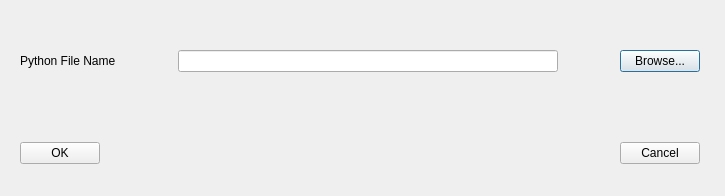
<ui version="4.0" >
 <author></author>
 <comment></comment>
 <exportmacro></exportmacro>
 <class>PythonConfigureDialog</class>
 <widget class="QDialog" name="PythonConfigureDialog" >
  <property name="geometry" >
   <rect>
    <x>0</x>
    <y>0</y>
    <width>725</width>
    <height>196</height>
   </rect>
  </property>
  <property name="minimumSize" >
   <size>
    <width>380</width>
    <height>21</height>
   </size>
  </property>
  <property name="windowTitle" >
   <string>Dialog</string>
  </property>
  <widget class="QWidget" name="" >
   <property name="geometry" >
    <rect>
     <x>20</x>
     <y>50</y>
     <width>680</width>
     <height>119</height>
    </rect>
   </property>
   <layout class="QVBoxLayout" >
    <property name="margin" >
     <number>0</number>
    </property>
    <property name="spacing" >
     <number>6</number>
    </property>
    <item>
     <layout class="QHBoxLayout" >
      <property name="margin" >
       <number>0</number>
      </property>
      <property name="spacing" >
       <number>6</number>
      </property>
      <item>
       <widget class="QLabel" name="label" >
        <property name="text" >
         <string>Python File Name</string>
        </property>
       </widget>
      </item>
      <item>
       <spacer>
        <property name="orientation" >
         <enum>Qt::Horizontal</enum>
        </property>
        <property name="sizeHint" >
         <size>
          <width>40</width>
          <height>20</height>
         </size>
        </property>
       </spacer>
      </item>
      <item>
       <widget class="QLineEdit" name="pythonFileNameField" >
        <property name="minimumSize" >
         <size>
          <width>380</width>
          <height>21</height>
         </size>
        </property>
       </widget>
      </item>
      <item>
       <spacer>
        <property name="orientation" >
         <enum>Qt::Horizontal</enum>
        </property>
        <property name="sizeHint" >
         <size>
          <width>40</width>
          <height>20</height>
         </size>
        </property>
       </spacer>
      </item>
      <item>
       <widget class="QPushButton" name="browseButton" >
        <property name="text" >
         <string>Browse...</string>
        </property>
       </widget>
      </item>
     </layout>
    </item>
    <item>
     <spacer>
      <property name="orientation" >
       <enum>Qt::Vertical</enum>
      </property>
      <property name="sizeHint" >
       <size>
        <width>20</width>
        <height>40</height>
       </size>
      </property>
     </spacer>
    </item>
    <item>
     <layout class="QHBoxLayout" >
      <property name="margin" >
       <number>0</number>
      </property>
      <property name="spacing" >
       <number>6</number>
      </property>
      <item>
       <widget class="QPushButton" name="okButton" >
        <property name="text" >
         <string>OK</string>
        </property>
       </widget>
      </item>
      <item>
       <spacer>
        <property name="orientation" >
         <enum>Qt::Horizontal</enum>
        </property>
        <property name="sizeHint" >
         <size>
          <width>167</width>
          <height>31</height>
         </size>
        </property>
       </spacer>
      </item>
      <item>
       <widget class="QPushButton" name="cancelButton" >
        <property name="text" >
         <string>Cancel</string>
        </property>
       </widget>
      </item>
     </layout>
    </item>
   </layout>
  </widget>
 </widget>
 <pixmapfunction></pixmapfunction>
 <resources/>
 <connections>
  <connection>
   <sender>okButton</sender>
   <signal>clicked()</signal>
   <receiver>PythonConfigureDialog</receiver>
   <slot>accept()</slot>
   <hints>
    <hint type="sourcelabel" >
     <x>106</x>
     <y>139</y>
    </hint>
    <hint type="destinationlabel" >
     <x>96</x>
     <y>195</y>
    </hint>
   </hints>
  </connection>
  <connection>
   <sender>cancelButton</sender>
   <signal>clicked()</signal>
   <receiver>PythonConfigureDialog</receiver>
   <slot>reject()</slot>
   <hints>
    <hint type="sourcelabel" >
     <x>697</x>
     <y>139</y>
    </hint>
    <hint type="destinationlabel" >
     <x>179</x>
     <y>195</y>
    </hint>
   </hints>
  </connection>
 </connections>
</ui>
